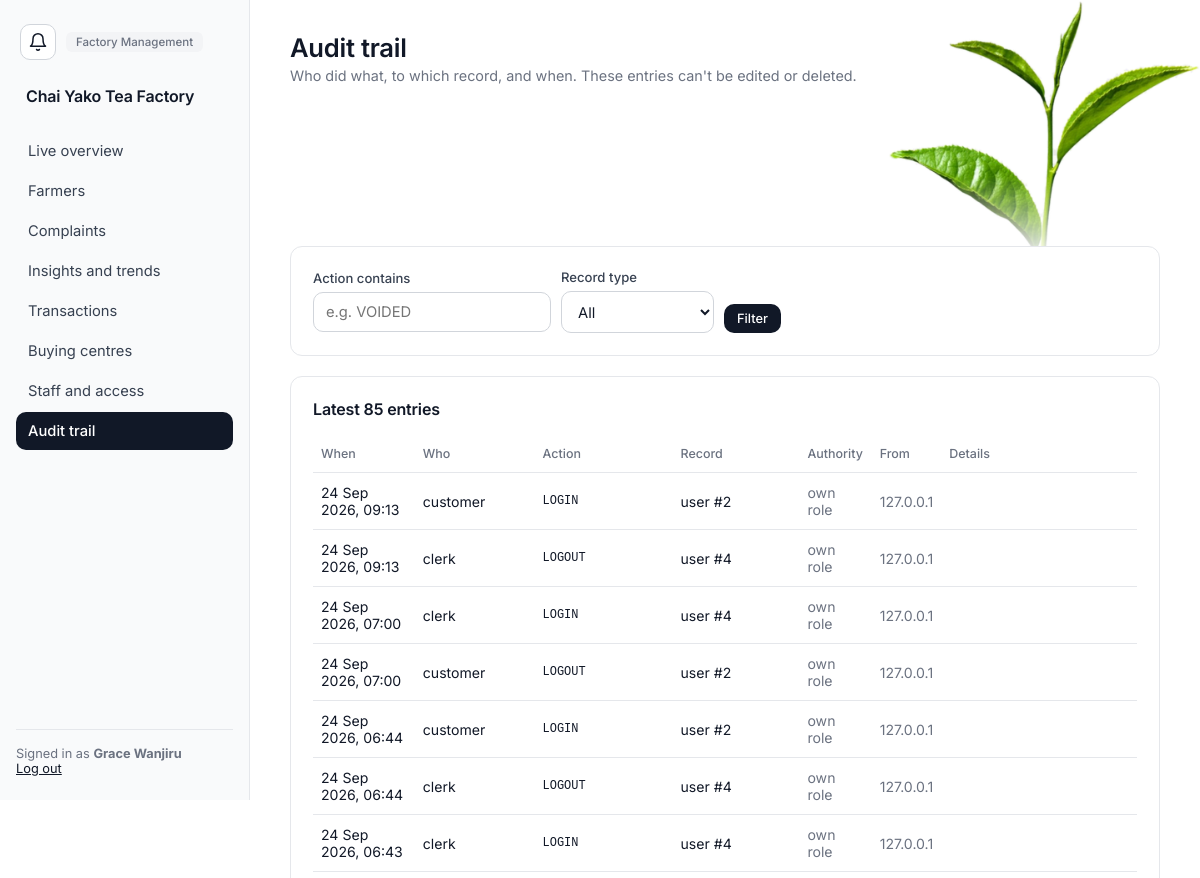
Page /management/audit (signed in, upper part) on the earlier database version.
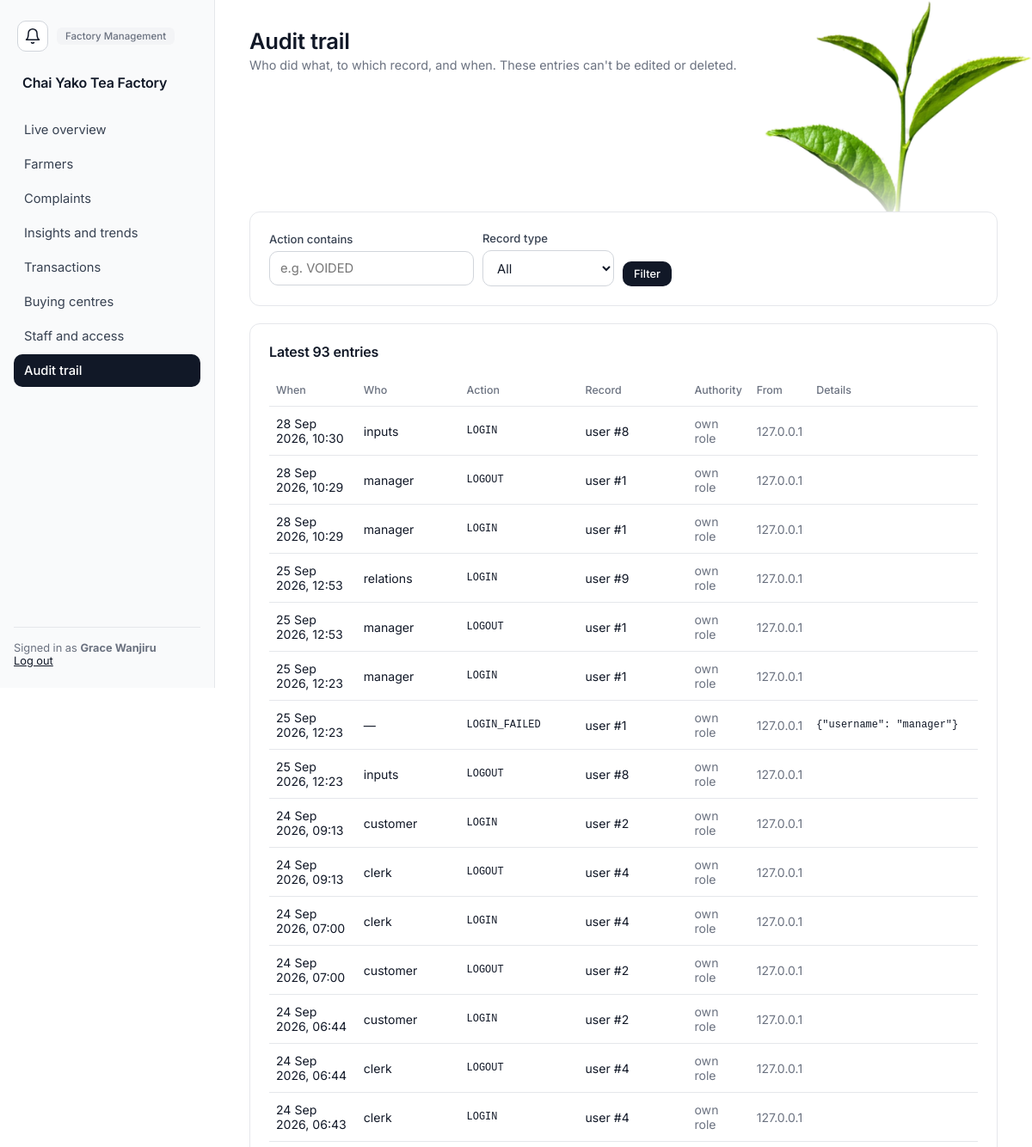
Same page on the later database version.
### app/models.py (models this page shows, shortened)
class AuditLog(db.Model):
    __tablename__ = "audit_logs"
    id = db.Column(db.Integer, primary_key=True)
    user_id = db.Column(db.Integer, db.ForeignKey("users.id"))
    action = db.Column(db.String(60), nullable=False)
    entity_type = db.Column(db.String(60))
    entity_id = db.Column(db.Integer)
    old_value = db.Column(db.Text)   # JSON
    new_value = db.Column(db.Text)   # JSON
    delegation_id = db.Column(db.Integer, db.ForeignKey("delegations.id"))
    ip_address = db.Column(db.String(45))
    created_at = db.Column(db.DateTime, nullable=False, default=utcnow)
    user = db.relationship("User")
    delegation = db.relationship("Delegation")
    __table_args__ = (
        db.Index("ix_audit_entity", "entity_type", "entity_id"),
        db.Index("ix_audit_created", "created_at"),
    )

class User(UserMixin, db.Model):
    __tablename__ = "users"
    id = db.Column(db.Integer, primary_key=True)
    employee_id = db.Column(db.Integer, db.ForeignKey("employees.id"), unique=True, nullable=False)
    username = db.Column(db.String(80), unique=True, nullable=False)
    password_hash = db.Column(db.String(255), nullable=False)
    pin_hash = db.Column(db.String(255))
    status = db.Column(db.String(20), nullable=False, default="ACTIVE")
    last_login_at = db.Column(db.DateTime)
    created_at = db.Column(db.DateTime, nullable=False, default=utcnow)
    updated_at = db.Column(db.DateTime, nullable=False, default=utcnow, onupdate=utcnow)
    employee = db.relationship("Employee", back_populates="user")
    @property
    def is_active(self):
        return self.status == "ACTIVE" and self.employee.status == "ACTIVE"
    @property
    def full_name(self):
        return self.employee.full_name
    @property
    def department(self):
        return self.employee.department

### app/management.py (the view)
@management_bp.route("/audit")
@permission_required("VIEW_AUDIT_LOG")
def audit():
    action = request.args.get("action", "").strip().upper()
    entity = request.args.get("entity", "").strip()
    query = AuditLog.query.outerjoin(User, User.id == AuditLog.user_id)
    if action:
        query = query.filter(AuditLog.action.like(f"%{action}%"))
    if entity:
        query = query.filter(AuditLog.entity_type == entity)
    entries = query.order_by(AuditLog.id.desc()).limit(200).all()
    entity_types = [row[0] for row in db.session.query(AuditLog.entity_type).distinct().order_by(AuditLog.entity_type)
                    if row[0]]
    return render_template("management/audit.html", entries=entries, action=action, entity=entity,
                           entity_types=entity_types)

### app/models.py (called while the page is built)
    @property
    def full_name(self):
        return f"{self.first_name} {self.last_name}"

### app/navigation.py (called while the page is built)
def home_endpoint(user):
    for permission, endpoint in _HOME:
        if has_permission(user, permission):
            return endpoint
    return "notices.board"          # an account with no working role still gets somewhere

def nav_items(user):
    allowed = [(endpoint, label) for endpoint, label, rule in _NAV
               if rule(lambda name: has_permission(user, name))]
    home = home_endpoint(user)
    allowed.sort(key=lambda item: item[0] != home)      # stable: only the home item moves up
    return allowed

def home_url(user):
    return url_for(home_endpoint(user))

### app/permissions.py (called while the page is built)
def role_permission_names(user):
    cache = g.setdefault("_role_permissions", {})
    if user.id not in cache:
        cache[user.id] = {
            permission.name
            for role in user.employee.roles if role.status == "ACTIVE"
            for permission in role.permissions
        }
    return cache[user.id]

def has_permission(user, name):
    return permission_source(user, name) is not None

### app/services.py (called while the page is built)
def unread_notice_count(user):
    return _unread_notices_query(user).count()

### app/templates/management/audit.html (shortened to what this page needs)
{% extends "layout/base.html" %}
{% block content %}
<div class="topbar">
  <div class="greeting"><h1>Audit trail</h1><p>Who did what, to which record, and when. These entries can't be edited or deleted.</p></div>
</div>
<div class="card mb">
  <form method="GET" class="chart-toolbar" style="margin:0;">
    <div><label>Action contains</label><input type="text" name="action" value="{{ action }}" placeholder="e.g. VOIDED"></div>
    <div><label>Record type</label>
      <select name="entity"><option value="">All</option>
      </select></div>
    <div style="align-self:flex-end;"><button class="btn btn-primary btn-sm" type="submit">Filter</button></div>
  </form>
</div>
<div class="card">
  <div class="card-header"><h3>Latest {{ entries|length }} entries</h3></div>
  <div class="table-scroll">
  <table>
    <thead><tr><th>When</th><th>Who</th><th>Action</th><th>Record</th><th>Authority</th><th>From</th><th>Details</th></tr></thead>
    <tbody>
      {% for e in entries %}
      <tr>
        <td>{{ e.created_at|eat }}</td>
        <td>{{ e.user.username if e.user else '—' }}</td>
        <td class="mono">{{ e.action }}</td>
        <td>{{ e.entity_type or '—' }}{% if e.entity_id %} #{{ e.entity_id }}{% endif %}</td>
        <td>{% if e.delegation_id %}<span class="tag tag-dept">delegation #{{ e.delegation_id }}</span>{% else %}<span class="muted">own role</span>{% endif %}</td>
        <td class="muted">{{ e.ip_address or '' }}</td>
        <td class="mono" style="max-width:340px; word-break:break-word;">{% if e.old_value %}was {{ e.old_value }}<br>{% endif %}{{ e.new_value or '' }}</td>
      </tr>
      {% endfor %}
    </tbody>
  </table>
  </div>
</div>
{% endblock %}

### app/templates/layout/base.html (shortened to what this page needs)
<!DOCTYPE html>
<html lang="en">
<head>
<link rel="stylesheet" href="{{ url_for('static', filename='css/style.css') }}">
</head>
<body>
{% set bell_count = (unread_notices or 0) + (escalations_waiting or 0) %}
<div class="app-shell">
  <img class="leaf-corner" src="{{ url_for('static', filename='img/tea-leaf.png') }}" alt="" aria-hidden="true">
  <aside class="sidebar factory" id="sidebar">
    <div class="sidebar-top">
      <a href="{{ url_for('notices.board') }}" class="bell " aria-label="Notices" title="Notices"><svg viewBox="0 0 24 24" fill="none" stroke="currentColor" stroke-width="1.8" stroke-linecap="round" stroke-linejoin="round" aria-hidden="true"><path d="M18 8A6 6 0 0 0 6 8c0 7-3 9-3 9h18s-3-2-3-9"/><path d="M13.7 21a2 2 0 0 1-3.4 0"/></svg></a>
      <span class="role-badge">{{ current_user.department.name }}</span>
    </div>
    <div class="brand">{{ factory_name }}</div>
    <nav class="sidebar-links">
      {% for endpoint, label in nav_items %}
        <a href="{{ url_for(endpoint) }}" class="nav-link {% if request.endpoint and request.endpoint.startswith(endpoint) %}active{% endif %}">{{ label }}</a>
      {% endfor %}
    </nav>
    <div class="sidebar-footer">
      Signed in as <strong>{{ current_user.full_name }}</strong><br>
      <a href="{{ url_for('auth.logout') }}">Log out</a>
    </div>
  </aside>
  <main class="main-area">
    {% block content %}{% endblock %}
  </main>
</div>
</body>
</html>

Differences in the rows shown:
added AuditLog: created_at|eat "28 Sep 2026, 10:30", user "inputs", action "LOGIN", entity_type "user", entity_id "8", shows "own role", ip_address "127.0.0.1"
added AuditLog: created_at|eat "28 Sep 2026, 10:29", user "manager", action "LOGOUT", entity_type "user", entity_id "1", shows "own role", ip_address "127.0.0.1"
added AuditLog: created_at|eat "28 Sep 2026, 10:29", user "manager", action "LOGIN", entity_type "user", entity_id "1", shows "own role", ip_address "127.0.0.1"
added AuditLog: created_at|eat "25 Sep 2026, 12:53", user "relations", action "LOGIN", entity_type "user", entity_id "9", shows "own role", ip_address "127.0.0.1"
added AuditLog: created_at|eat "25 Sep 2026, 12:53", user "manager", action "LOGOUT", entity_type "user", entity_id "1", shows "own role", ip_address "127.0.0.1"
added AuditLog: created_at|eat "25 Sep 2026, 12:23", user "manager", action "LOGIN", entity_type "user", entity_id "1", shows "own role", ip_address "127.0.0.1"
added AuditLog: created_at|eat "25 Sep 2026, 12:23", user "—", action "LOGIN_FAILED", entity_type "user", entity_id "1", shows "own role", ip_address "127.0.0.1", new_value "{\"username\": \"manager\"}"
added AuditLog: created_at|eat "25 Sep 2026, 12:23", user "inputs", action "LOGOUT", entity_type "user", entity_id "8", shows "own role", ip_address "127.0.0.1"
Other differences:
{{ entries|length }}: "85" → "93"
